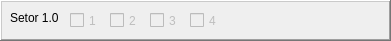
      <widget class="QFrame" name="frame_3">
       <property name="geometry">
        <rect>
         <x>5</x>
         <y>90</y>
         <width>391</width>
         <height>41</height>
        </rect>
       </property>
       <property name="frameShape">
        <enum>QFrame::WinPanel</enum>
       </property>
       <property name="frameShadow">
        <enum>QFrame::Raised</enum>
       </property>
       <widget class="QCheckBox" name="cb101">
        <property name="enabled">
         <bool>false</bool>
        </property>
        <property name="geometry">
         <rect>
          <x>70</x>
          <y>10</y>
          <width>41</width>
          <height>21</height>
         </rect>
        </property>
        <property name="text">
         <string>1</string>
        </property>
       </widget>
       <widget class="QCheckBox" name="cb102">
        <property name="enabled">
         <bool>false</bool>
        </property>
        <property name="geometry">
         <rect>
          <x>110</x>
          <y>10</y>
          <width>41</width>
          <height>21</height>
         </rect>
        </property>
        <property name="text">
         <string>2</string>
        </property>
       </widget>
       <widget class="QLabel" name="label_6">
        <property name="geometry">
         <rect>
          <x>10</x>
          <y>10</y>
          <width>58</width>
          <height>16</height>
         </rect>
        </property>
        <property name="text">
         <string>Setor 1.0</string>
        </property>
       </widget>
       <widget class="QCheckBox" name="cb103">
        <property name="enabled">
         <bool>false</bool>
        </property>
        <property name="geometry">
         <rect>
          <x>150</x>
          <y>10</y>
          <width>41</width>
          <height>21</height>
         </rect>
        </property>
        <property name="text">
         <string>3</string>
        </property>
       </widget>
       <widget class="QCheckBox" name="cb104">
        <property name="enabled">
         <bool>false</bool>
        </property>
        <property name="geometry">
         <rect>
          <x>190</x>
          <y>10</y>
          <width>41</width>
          <height>21</height>
         </rect>
        </property>
        <property name="styleSheet">
         <string notr="true"/>
        </property>
        <property name="text">
         <string>4</string>
        </property>
       </widget>
      </widget>
